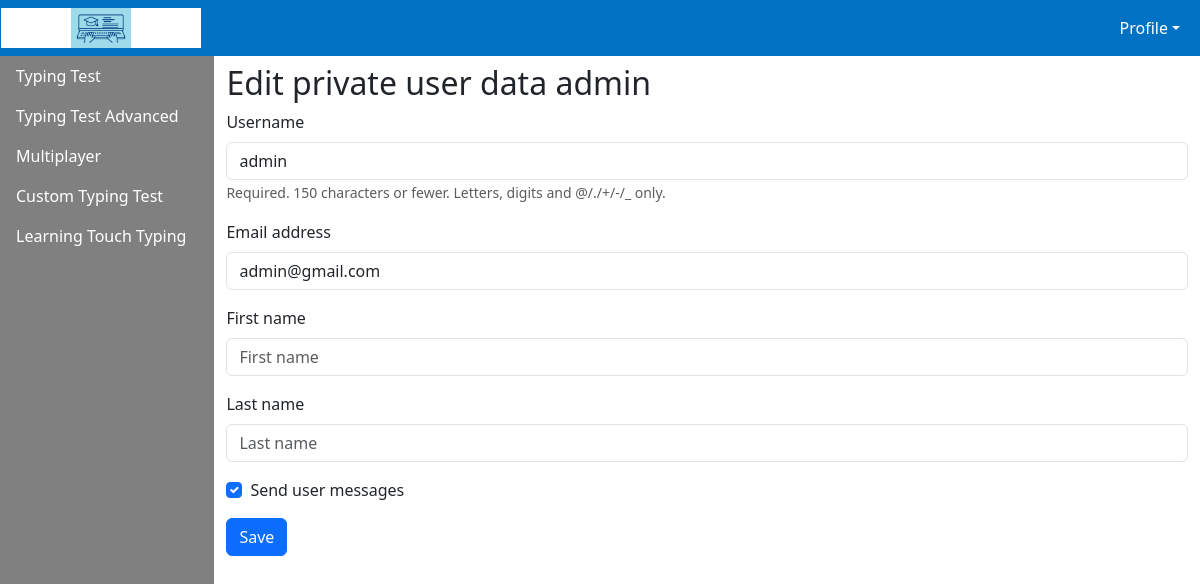
Page /accounts/profile/edit/ (signed in) on the committed database.
### main/models.py (models this page shows, shortened)
class AdvUser(AbstractUser):
    is_activated = models.BooleanField(default=True, db_index=True,
                                       verbose_name='User went through activation')
    send_messages = models.BooleanField(default=True,
                  verbose_name='Send user messages')
    class Meta(AbstractUser.Meta):
        pass

### main/views.py (the view)
# urls.py: path('accounts/profile/edit/', ProfileEditView.as_view(),
class ProfileEditView(SuccessMessageMixin, LoginRequiredMixin, UpdateView):
    model = AdvUser
    template_name = 'main/profile_edit.html'
    form_class = ProfileEditForm
    success_url = reverse_lazy('main:profile')
    success_message = 'User data has been changed'
    def setup(self, request, *args, **kwargs):
        self.user_id = request.user.pk
        return super().setup(request, *args, **kwargs)
    def get_object(self, queryset=None):
        if not queryset:
            queryset = self.get_queryset()
        return get_object_or_404(queryset, pk=self.user_id)

### main/forms.py
class ProfileEditForm(forms.ModelForm):
    email = forms.EmailField(required=True, label='Email address')
    class Meta:
        model = AdvUser
        fields = ('username', 'email', 'first_name', 'last_name',
                  'send_messages')

### main/models.py (called while the page is built)
    def get_queryset(self):
        return super().get_queryset().filter(super_rubric__isnull=False)

### main/templates/main/profile_edit.html (shortened to what this page needs)
{% extends 'layout/basic.html' %}
{% load django_bootstrap5 %}
{% block content %}
<h2>Edit private user data {{ user.username }}</h2>
<form method="post">
    {% bootstrap_form form layout='horizontal' %}
    {% bootstrap_button 'Save' %}
</form>
{% endblock %}

### rows in the picture
AdvUser: username "admin", email "admin@gmail.com", send_messages "☑"
